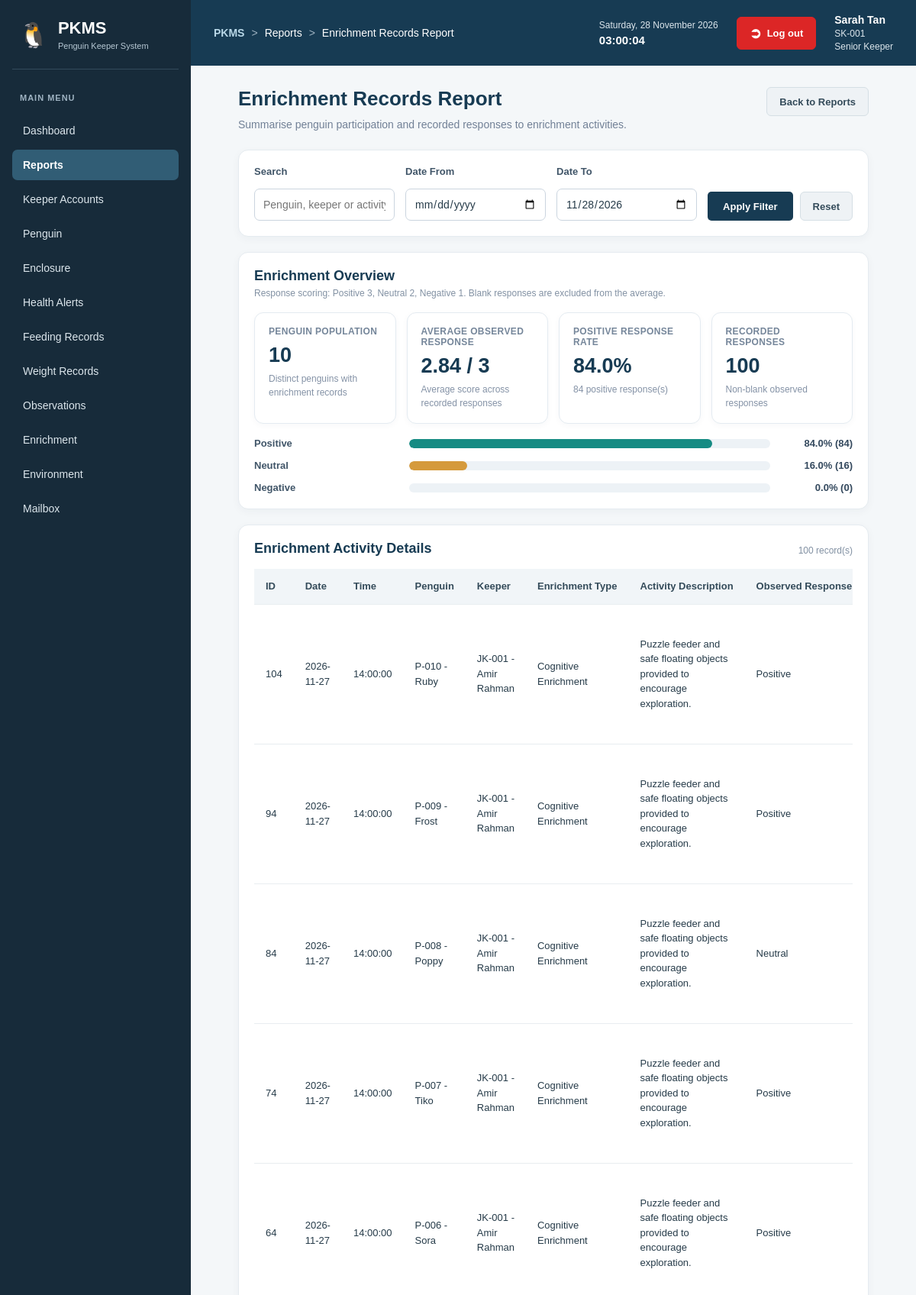
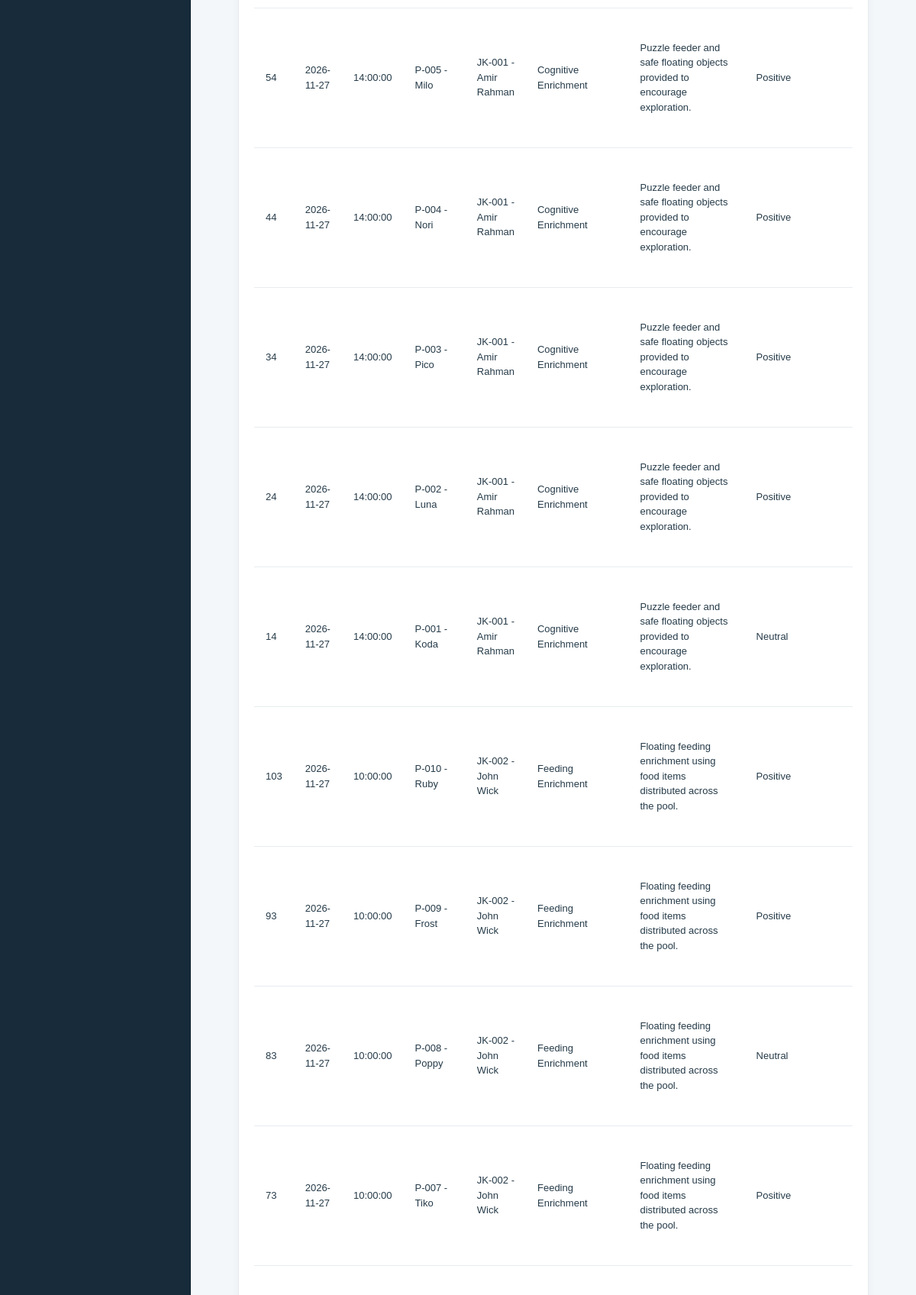
The page /modules/reports/enrichment.php (signed in, upper part) on the database its author committed (2 pictures, top to bottom).
### tables this page shows
CREATE TABLE `enrichment_records` (
  `enrichment_id` int(11) NOT NULL,
  `penguin_id` int(11) NOT NULL,
  `keeper_id` int(11) NOT NULL,
  `activity_date` date DEFAULT NULL,
  `activity_time` time DEFAULT NULL,
  `enrichment_type` varchar(60) NOT NULL,
  `activity_description` text DEFAULT NULL,
  `observed_response` enum('Positive','Neutral','Negative') DEFAULT NULL,
  `notes` text DEFAULT NULL
);

CREATE TABLE `penguins` (
  `penguin_id` int(11) NOT NULL,
  `animal_code` varchar(20) NOT NULL,
  `name` varchar(60) NOT NULL,
  `species` varchar(80) NOT NULL,
  `sex` enum('Male','Female','Unknown') DEFAULT 'Unknown',
  `hatch_date` date DEFAULT NULL,
  `origin_type` varchar(50) DEFAULT NULL,
  `arrival_date` date DEFAULT NULL,
  `enclosure_id` int(11) DEFAULT NULL,
  `status` enum('Active','Quarantine','Transferred','Deceased') DEFAULT 'Active',
  `notes` text DEFAULT NULL,
  `created_at` datetime DEFAULT current_timestamp(),
  `archived_at` datetime DEFAULT NULL,
  `archived_by` int(11) DEFAULT NULL
);

CREATE TABLE `users` (
  `user_id` int(11) NOT NULL,
  `staff_code` varchar(20) NOT NULL,
  `full_name` varchar(100) NOT NULL,
  `email` varchar(100) DEFAULT NULL,
  `password_hash` varchar(255) NOT NULL,
  `role` enum('Senior Keeper','Junior Keeper') NOT NULL,
  `status` enum('Active','Inactive') DEFAULT 'Active',
  `created_at` datetime DEFAULT current_timestamp()
);

### modules/reports/enrichment.php (the view, shortened to what this page needs)
<?php
require_once __DIR__ . '/../../includes/auth.php';
require_once __DIR__ . '/report_helpers.php';
[$dateFrom, $dateTo, $error] = reportReadDateRange();
$search = trim((string)($_GET['search'] ?? ''));
$records = [];
$pageError = false;
if ($error === '') {
    try {
        $sql = "
            SELECT er.enrichment_id, er.activity_date, er.activity_time,
                   er.enrichment_type, er.activity_description, er.observed_response, er.notes,
                   p.penguin_id, p.animal_code, p.name AS penguin_name,
                   u.staff_code, u.full_name AS keeper_name
            FROM enrichment_records er
            INNER JOIN penguins p ON p.penguin_id = er.penguin_id
            INNER JOIN users u ON u.user_id = er.keeper_id
            WHERE 1 = 1
        ";
        $params = [];
        $sql .= reportDateConditions('er.activity_date', $dateFrom, $dateTo, $params);
        $sql .= " ORDER BY er.activity_date DESC, er.activity_time DESC, er.enrichment_id DESC";
        $stmt = $pdo->prepare($sql);
        $stmt->execute($params);
        $records = $stmt->fetchAll(PDO::FETCH_ASSOC);
    } catch (PDOException $e) {
        error_log('Enrichment report error: ' . $e->getMessage());
        $pageError = true;
    }
}
$counts = ['Positive' => 0, 'Neutral' => 0, 'Negative' => 0];
$population = [];
foreach ($records as $r) {
    $population[(int)$r['penguin_id']] = true;
    $response = $r['observed_response'];
    if (isset($counts[$response])) {
        $counts[$response]++;
    }
}
$totalResponses = array_sum($counts);
reportRenderStart('Enrichment Records Report', 'Summarise penguin participation and recorded responses to enrichment activities.', ['Reports', 'Enrichment Records Report']);
if ($error !== ''): ?><div class="report-error"><?= reportEscape($error) ?></div><?php endif; ?>
<?php reportRenderFilter('enrichment.php', $search, $dateFrom, $dateTo, 'Penguin, keeper or activity...'); ?>
<?php if ($pageError): ?><div class="report-error">Unable to load enrichment records. Please try again.</div><?php else: ?>
<section class="report-panel">
    <div class="report-panel-heading"><div><h2>Enrichment Overview</h2><div class="report-muted">Response scoring: Positive 3, Neutral 2, Negative 1. Blank responses are excluded from the average.</div></div></div>
    <div class="report-stats">
        <?php reportStat('Penguin Population', (string)count($population), 'Distinct penguins with enrichment records'); ?>
    </div>
    <div class="report-chart-list">
        <?php foreach ($counts as $response => $count): ?>
            <?php $rate = $totalResponses ? ($count / $totalResponses) * 100 : 0; ?>
            <?php reportBar($response, $rate, number_format($rate, 1) . '% (' . $count . ')', $response === 'Positive' ? '' : ($response === 'Neutral' ? 'amber' : 'red')); ?>
        <?php endforeach; ?>
    </div>
</section>
<section class="report-panel">
    <div class="report-panel-heading"><h2>Enrichment Activity Details</h2><span class="report-muted"><?= count($records) ?> record(s)</span></div>
    <?php if (!$records): ?><div class="report-empty">No enrichment records found for this period.</div><?php else: ?>
    <div class="report-table-wrap"><table class="data-table">
        <thead><tr><th>ID</th><th>Date</th><th>Time</th><th>Penguin</th><th>Keeper</th><th>Enrichment Type</th><th>Activity Description</th><th>Observed Response</th><th>Notes</th></tr></thead>
        <tbody><?php foreach ($records as $r): ?><tr>
            <td><?= (int)$r['enrichment_id'] ?></td><td><?= reportEscape($r['activity_date']) ?></td><td><?= reportEscape($r['activity_time'] ?: '-') ?></td>
            <td><?= reportEscape($r['animal_code'] . ' - ' . $r['penguin_name']) ?></td><td><?= reportEscape($r['staff_code'] . ' - ' . $r['keeper_name']) ?></td>
            <td><?= reportEscape($r['enrichment_type']) ?></td><td><?= reportEscape($r['activity_description']) ?></td>
            <td><?= reportEscape($r['observed_response'] ?: '-') ?></td><td><?= reportEscape($r['notes'] ?: '-') ?></td>
        </tr><?php endforeach; ?></tbody>
    </table></div><?php endif; ?>
</section>
<?php endif; ?>
<?php reportRenderEnd(); ?>

### modules/reports/report_helpers.php (shortened to what this page needs)
<?php
function reportEscape(mixed $value): string
{
    return htmlspecialchars((string)($value ?? ''), ENT_QUOTES, 'UTF-8');
}
function reportValidDate(string $date): bool
{
    $parsed = DateTime::createFromFormat('!Y-m-d', $date);
    return $parsed !== false && $parsed->format('Y-m-d') === $date;
}
function reportReadDateRange(): array
{
    $from = trim((string)($_GET['date_from'] ?? ''));
    $to = isset($_GET['date_to'])
        ? trim((string)$_GET['date_to'])
        : date('Y-m-d');
    $error = '';
    return [$from, $to, $error];
}
function reportDateConditions(string $column, string $from, string $to, array &$params): string
{
    $conditions = '';
    if ($to !== '') {
        $conditions .= " AND {$column} <= ?";
    }
    return $conditions;
}
function reportRenderStart(string $title, string $subtitle, array $breadcrumbs): void
{
    ?>
    <!DOCTYPE html>
    <html lang="en">
    <head>
        <link rel="stylesheet" href="../../assets/css/style.css">
    </head>
    <body>
    <div class="app-layout">
        <?php include __DIR__ . '/../../includes/sidebar.php'; ?>
        <main class="main-content">
            <?php include __DIR__ . '/../../includes/topbar.php'; ?>
            <div class="page-content report-page">
                <div class="page-header">
                    <div>
                        <h1><?= reportEscape($title) ?></h1>
                        <p><?= reportEscape($subtitle) ?></p>
                    </div>
                    <a href="index.php" class="btn btn-secondary">Back to Reports</a>
                </div>
    <?php
}
function reportRenderFilter(string $action, string $search, string $from, string $to, string $placeholder, string $extraFields = ''): void
{
    ?>
    <section class="search-panel report-panel">
        <form method="GET" action="<?= reportEscape($action) ?>" class="report-filter">
            <div class="form-group">
                <label for="search">Search</label>
                <input type="text" id="search" name="search" value="<?= reportEscape($search) ?>" placeholder="<?= reportEscape($placeholder) ?>">
            </div>
            <div class="form-group">
                <label for="date_from">Date From</label>
                <input type="date" id="date_from" name="date_from" value="<?= reportEscape($from) ?>">
            </div>
            <div class="form-group">
                <label for="date_to">Date To</label>
                <input type="date" id="date_to" name="date_to" value="<?= reportEscape($to) ?>">
            </div>
            <div class="report-filter-actions">
                <button type="submit" class="btn btn-primary">Apply Filter</button>
                <a href="<?= reportEscape($action) ?>" class="btn btn-secondary">Reset</a>
            </div>
        </form>
    </section>
    <?php
}
function reportStat(string $label, string $value, string $note = ''): void
{
    ?>
    <div class="report-stat">
        <div class="report-stat-label"><?= reportEscape($label) ?></div>
        <div class="report-stat-value"><?= reportEscape($value) ?></div>
        <?php if ($note !== ''): ?><div class="report-stat-note"><?= reportEscape($note) ?></div><?php endif; ?>
    </div>
    <?php
}
function reportBar(string $label, float $percent, string $value, string $color = ''): void
{
    $percent = max(0, min(100, $percent));
    ?>
    <div class="report-chart-row">
        <div class="report-chart-label"><?= reportEscape($label) ?></div>
        <div class="report-track"><div class="report-fill <?= reportEscape($color) ?>" style="width:<?= number_format($percent, 2, '.', '') ?>%"></div></div>
        <div class="report-chart-value"><?= reportEscape($value) ?></div>
    </div>
    <?php
}
function reportRenderEnd(): void
{
    ?>
            </div>
        </main>
    </div>
    </body>
    </html>
    <?php
}
?>

### assets/css/style.css (style rules this page uses)
.app-layout { display: flex; min-height: 100vh; width: 100%; }
.main-content { flex: 1; width: auto; max-width: none; margin: 0; padding: 30px; background: #f1f5f9; box-sizing: border-box; }
.main-content button { background: #dc2626; color: white; border: none; padding: 11px 20px; border-radius: 5px; cursor: pointer; }
.app-layout { display: flex; min-height: 100vh; }
.main-content { flex: 1; min-width: 0; padding: 30px; background-color: #f4f7f9; }
* { box-sizing: border-box; }
body { margin: 0; font-family: Arial, Helvetica, sans-serif; color: #263b49; background: #f1f5f9; }
a { transition: color 0.2s ease, background-color 0.2s ease; }
.page-content { width: 100%; max-width: 1500px; margin: 0 auto; padding: 28px 32px; }
.page-header { display: flex; justify-content: space-between; align-items: center; flex-wrap: wrap; gap: 16px; margin-bottom: 24px; }
.page-header h1 { margin: 0 0 8px; color: #173b53; font-size: 26px; }
.page-header p { margin: 0; color: #71818d; font-size: 14px; line-height: 1.6; }
.page-header a { text-decoration: none; }
.table-section, .search-panel, .content-card { background: #ffffff; border: 1px solid #e1e8ed; border-radius: 10px; padding: 22px; margin-bottom: 24px; box-shadow: 0 2px 6px rgba(0, 0, 0, 0.035); }
.form-group { display: flex; flex-direction: column; gap: 8px; flex: 1; min-width: 170px; }
.form-group label { color: #344b5a; font-size: 13px; font-weight: 600; }
.form-group input, .form-group select, .form-group textarea { width: 100%; min-height: 42px; padding: 10px 12px; border: 1px solid #ccd6dd; border-radius: 6px; background: #ffffff; color: #263b49; font-family: inherit; font-size: 14px; }
.btn-primary, .btn-secondary, .btn-danger, .btn-success { display: inline-flex; justify-content: center; align-items: center; min-height: 38px; padding: 9px 16px; border: 1px solid transparent; border-radius: 6px; text-decoration: none; font-family: inherit; font-size: 13px; font-weight: 600; cursor: pointer; transition: background-color 0.2s ease; }
.main-content .btn-primary { background: #173b53; color: #ffffff; }
.main-content .btn-secondary { background: #eef2f5; border-color: #d5dfe5; color: #344b5a; }
.data-table { width: 100%; min-width: 650px; border-collapse: collapse; background: #ffffff; }
.data-table th, .data-table td { padding: 13px 15px; border-bottom: 1px solid #e8edf0; text-align: left; vertical-align: middle; font-size: 13px; line-height: 1.5; }
.data-table th { background: #f1f5f8; color: #344b5a; font-weight: 700; white-space: nowrap; }

### rows shown on the page
enrichment_records: observed_response "Positive"
enrichment_records: enrichment_id "104", activity_date "2026-11-27", activity_time "14:00:00", penguin.name "P-010 - Ruby", keeper.full_name "JK-001 - Amir Rahman", enrichment_type "Cognitive Enrichment", activity_description "Puzzle feeder and safe floating objects provided to encourage exploration.", observed_response "Positive"
enrichment_records: enrichment_id "94", activity_date "2026-11-27", activity_time "14:00:00", penguin.name "P-009 - Frost", keeper.full_name "JK-001 - Amir Rahman", enrichment_type "Cognitive Enrichment", activity_description "Puzzle feeder and safe floating objects provided to encourage exploration.", observed_response "Positive"
enrichment_records: enrichment_id "84", activity_date "2026-11-27", activity_time "14:00:00", penguin.name "P-008 - Poppy", keeper.full_name "JK-001 - Amir Rahman", enrichment_type "Cognitive Enrichment", activity_description "Puzzle feeder and safe floating objects provided to encourage exploration.", observed_response "Neutral"
enrichment_records: enrichment_id "74", activity_date "2026-11-27", activity_time "14:00:00", penguin.name "P-007 - Tiko", keeper.full_name "JK-001 - Amir Rahman", enrichment_type "Cognitive Enrichment", activity_description "Puzzle feeder and safe floating objects provided to encourage exploration.", observed_response "Positive"
enrichment_records: enrichment_id "64", activity_date "2026-11-27", activity_time "14:00:00", penguin.name "P-006 - Sora", keeper.full_name "JK-001 - Amir Rahman", enrichment_type "Cognitive Enrichment", activity_description "Puzzle feeder and safe floating objects provided to encourage exploration.", observed_response "Positive"
enrichment_records: enrichment_id "54", activity_date "2026-11-27", activity_time "14:00:00", penguin.name "P-005 - Milo", keeper.full_name "JK-001 - Amir Rahman", enrichment_type "Cognitive Enrichment", activity_description "Puzzle feeder and safe floating objects provided to encourage exploration.", observed_response "Positive"
enrichment_records: enrichment_id "44", activity_date "2026-11-27", activity_time "14:00:00", penguin.name "P-004 - Nori", keeper.full_name "JK-001 - Amir Rahman", enrichment_type "Cognitive Enrichment", activity_description "Puzzle feeder and safe floating objects provided to encourage exploration.", observed_response "Positive"
enrichment_records: enrichment_id "34", activity_date "2026-11-27", activity_time "14:00:00", penguin.name "P-003 - Pico", keeper.full_name "JK-001 - Amir Rahman", enrichment_type "Cognitive Enrichment", activity_description "Puzzle feeder and safe floating objects provided to encourage exploration.", observed_response "Positive"
enrichment_records: enrichment_id "24", activity_date "2026-11-27", activity_time "14:00:00", penguin.name "P-002 - Luna", keeper.full_name "JK-001 - Amir Rahman", enrichment_type "Cognitive Enrichment", activity_description "Puzzle feeder and safe floating objects provided to encourage exploration.", observed_response "Positive"
enrichment_records: enrichment_id "14", activity_date "2026-11-27", activity_time "14:00:00", penguin.name "P-001 - Koda", keeper.full_name "JK-001 - Amir Rahman", enrichment_type "Cognitive Enrichment", activity_description "Puzzle feeder and safe floating objects provided to encourage exploration.", observed_response "Neutral"
enrichment_records: enrichment_id "103", activity_date "2026-11-27", activity_time "10:00:00", penguin.name "P-010 - Ruby", keeper.full_name "JK-002 - John Wick", enrichment_type "Feeding Enrichment", activity_description "Floating feeding enrichment using food items distributed across the pool.", observed_response "Positive"
enrichment_records: enrichment_id "93", activity_date "2026-11-27", activity_time "10:00:00", penguin.name "P-009 - Frost", keeper.full_name "JK-002 - John Wick", enrichment_type "Feeding Enrichment", activity_description "Floating feeding enrichment using food items distributed across the pool.", observed_response "Positive"
enrichment_records: enrichment_id "83", activity_date "2026-11-27", activity_time "10:00:00", penguin.name "P-008 - Poppy", keeper.full_name "JK-002 - John Wick", enrichment_type "Feeding Enrichment", activity_description "Floating feeding enrichment using food items distributed across the pool.", observed_response "Neutral"
enrichment_records: enrichment_id "73", activity_date "2026-11-27", activity_time "10:00:00", penguin.name "P-007 - Tiko", keeper.full_name "JK-002 - John Wick", enrichment_type "Feeding Enrichment", activity_description "Floating feeding enrichment using food items distributed across the pool.", observed_response "Positive"

### other values the page prints
$item['label'] "Dashboard"
$item['label'] "Reports"
$item['label'] "Keeper Accounts"
$item['label'] "Penguin"
$item['label'] "Enclosure"
$item['label'] "Health Alerts"
$item['label'] "Feeding Records"
$item['label'] "Weight Records"
$item['label'] "Observations"
$item['label'] "Enrichment"
$item['label'] "Environment"
$item['label'] "Mailbox"
$crumb "Reports"
$crumb "Enrichment Records Report"
$_SESSION['full_name'] "Sarah Tan"
